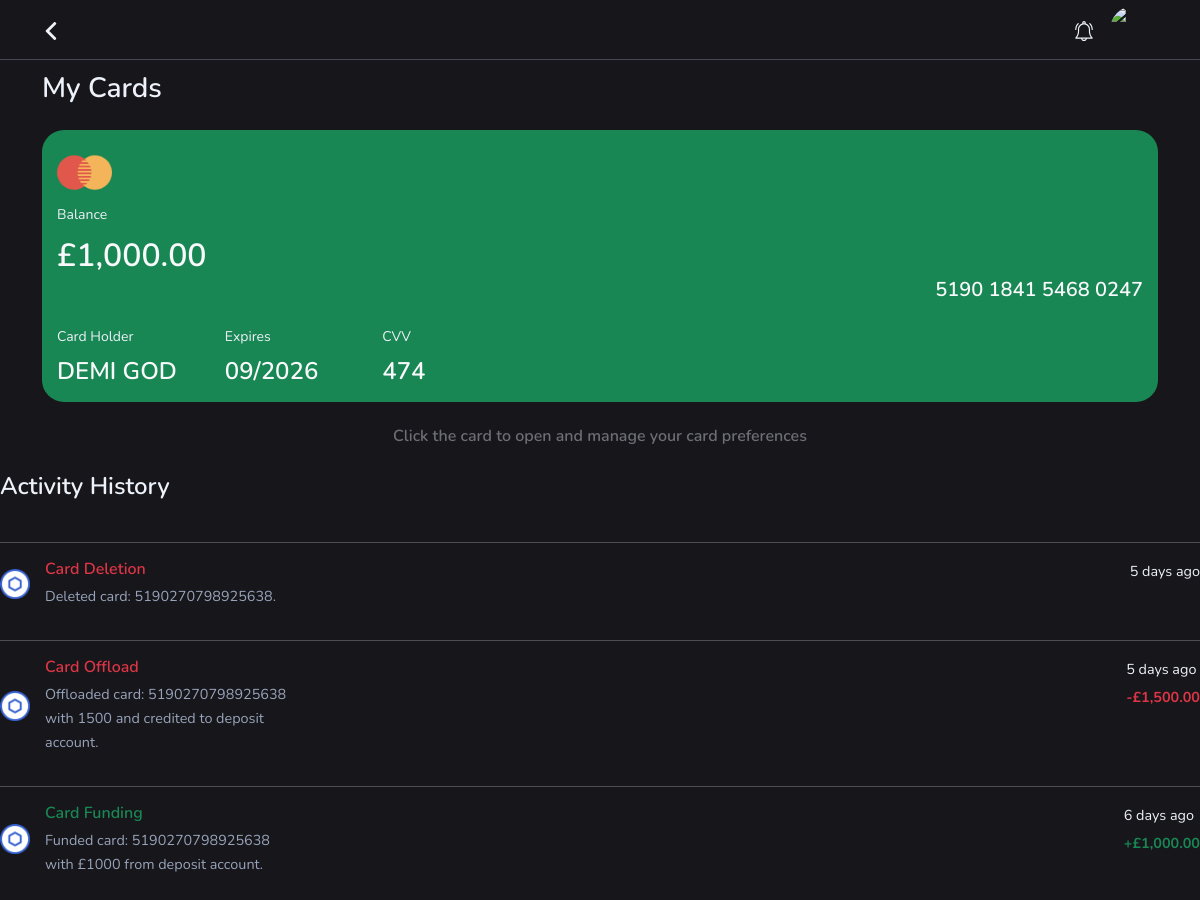
Page /app/cards/ (signed in, upper part) on the earlier database version.
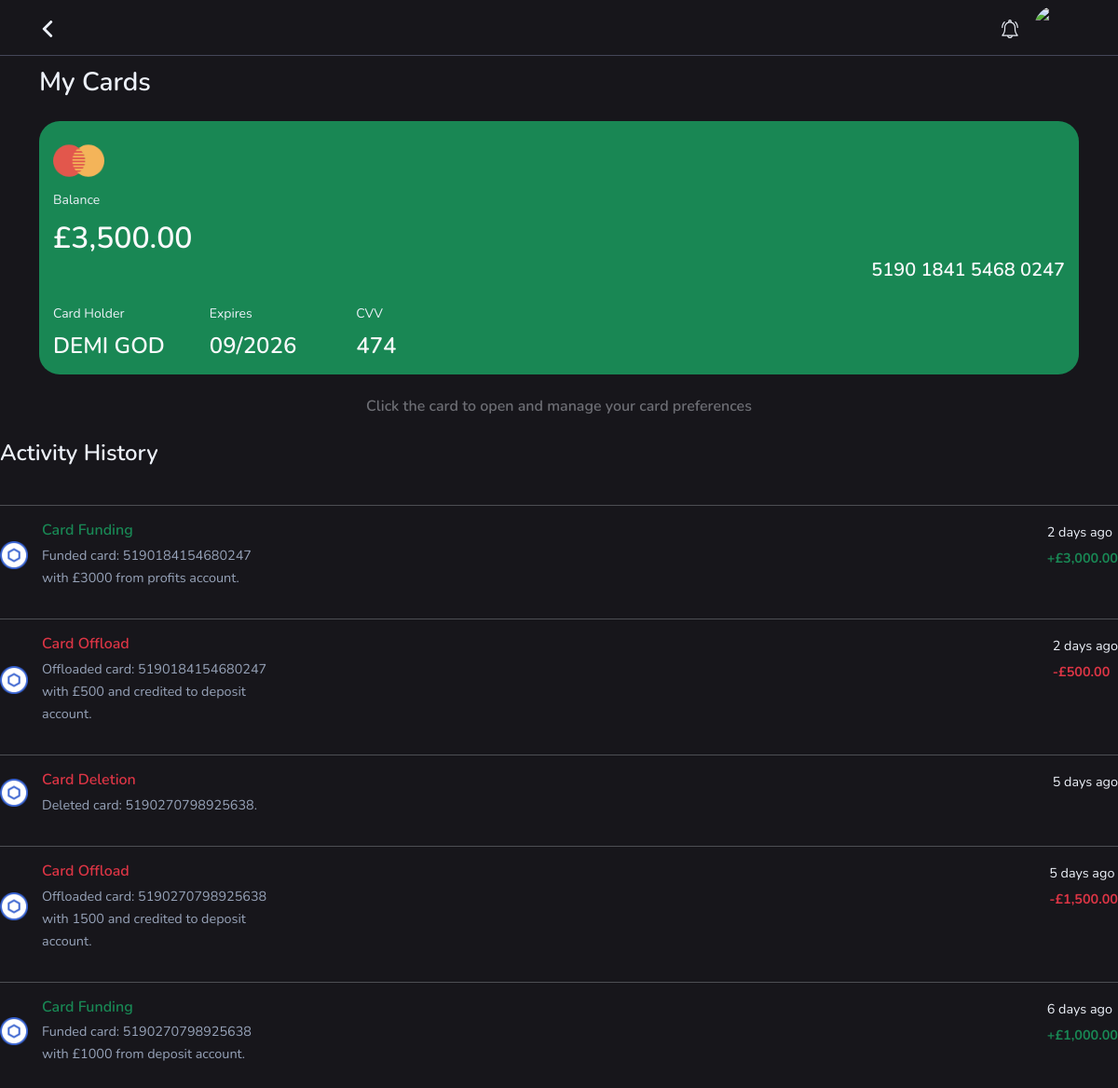
Same page on the later database version.
### app/models.py (models this page shows, shortened)
class CryptoCards(models.Model):
    card_status_choices = [
        ('Not activated', 'Not activated'),
        ('Activated', 'Activated'),
        ('Blocked', 'Blocked'),]
    user = models.ForeignKey(CustomUser, on_delete=models.CASCADE)
    card_holder = models.CharField(max_length=100, blank=True, null=True)
    card_number = models.CharField(max_length=100, null=True, blank=True)
    expiry_date = models.DateField()
    cvv = models.IntegerField(null=True, blank=True)
    available_amount = models.DecimalField(max_digits=15, decimal_places=2, default=0.00, null=True, blank=True)
    card_status = models.CharField(max_length=15, default='Not activated', choices=card_status_choices)

class Activities(models.Model):
    user = models.ForeignKey(CustomUser, on_delete=models.CASCADE)
    activity_type = models.CharField(max_length=20)
    activity_value = models.DecimalField(max_digits=10, decimal_places=2, null=True, blank=True)
    activity_description = models.TextField()
    date = models.DateTimeField(auto_now_add=True)

### app/views.py (the view)
# urls.py: path('cards/', views.cards, name='cards'),
@login_required
def cards(request):
    user = request.user
    profile = Profiles.objects.get(user=user)
    dp = profile.profile_pic.url
    notifications = Notifications.objects.filter(user=user, seen=False)
    cards = CryptoCards.objects.filter(user=user)
    activities = Activities.objects.filter(user=user).order_by('-date')
    card_requests = CardRequest.objects.filter(user=user).order_by('-date')
    context = {
        'user': user,
        'profile': profile,
        'dp': dp,
        'notifications': notifications,
        'cards': cards,
        'activities': activities
    }
    return render(request, 'cards.html', context)

### app/templatetags/custom_filters.py (called while the page is built)
@register.filter
def format_number(card_number):
    card_number = ''.join(card_number.split())
    formatted_number = ' '.join(card_number[i:i+4] for i in range(0, len(card_number), 4))
    return formatted_number

@register.filter
def startswith(value, args):
    value = str(value)
    return str(value).startswith(str(args))

### app/templates/cards.html (shortened to what this page needs)
{% load static %}
{% load humanize %}
{% load custom_filters %}
<!DOCTYPE html>
<html lang="en">
<head>
    <link rel="stylesheet" href="{% static 'css/offcanvas.css' %}" type="text/css" media="all" />
    <link rel="stylesheet" type="text/css" href="{% static 'fonts/bootstrap-icons.css' %}">
        <link rel="stylesheet" href="https://cdnjs.cloudflare.com/ajax/libs/font-awesome/6.0.0-beta3/css/all.min.css">
    <link rel="stylesheet" href="{% static 'css/bootstrap.min.css' %}" type="text/css" media="all" />
    <link rel="stylesheet" href="{% static 'css/animate.min.css' %}" type="text/css" media="all" />
    <link rel="stylesheet" href="{% static 'css/owl.carousel.min.css' %}" type="text/css" media="all" />
    <link rel="stylesheet" href="{% static 'css/jquery.jConveyorTicker.min.css' %}" type="text/css" media="all" />
    <link rel="stylesheet" href="{% static 'css/style.css' %}" type="text/css" media="all" />
</head>
<body>
<header class="header-main">
    <div class="container">
        <div class="content-header d-flex align-items-center justify-content-between">
            <div class="navbar-menu-toggler navbar-btn">
                <a href="javascript:history.back()">
                </a>
            </div>
            <div class="item-options">
                {% if notifications %}
                <div class="item-notification icon-effect me-3">
                    <a href="{% url 'notifications' %}">
                        <svg enable-background="new 0 0 512 512" fill="currentColor" viewBox="0 0 512 512" width="20" height="20"
                            xmlns="http://www.w3.org/2000/svg">
                            <path
                                d="m411 262.862v-47.862c0-69.822-46.411-129.001-110-148.33v-21.67c0-24.813-20.187-45-45-45s-45 20.187-45 45v21.67c-63.59 19.329-110 78.507-110 148.33v47.862c0 61.332-23.378 119.488-65.827 163.756-4.16 4.338-5.329 10.739-2.971 16.267s7.788 9.115 13.798 9.115h136.509c6.968 34.192 37.272 60 73.491 60 36.22 0 66.522-25.808 73.491-60h136.509c6.01 0 11.439-3.587 13.797-9.115s1.189-11.929-2.97-16.267c-42.449-44.268-65.827-102.425-65.827-163.756zm-170-217.862c0-8.271 6.729-15 15-15s15 6.729 15 15v15.728c-4.937-.476-9.94-.728-15-.728s-10.063.252-15 .728zm15 437c-19.555 0-36.228-12.541-42.42-30h84.84c-6.192 17.459-22.865 30-42.42 30zm-177.67-60c34.161-45.792 52.67-101.208 52.67-159.138v-47.862c0-68.925 56.075-125 125-125s125 56.075 125 125v47.862c0 57.93 18.509 113.346 52.671 159.138z" />
                            <path
                                d="m451 215c0 8.284 6.716 15 15 15s15-6.716 15-15c0-60.1-23.404-116.603-65.901-159.1-5.857-5.857-15.355-5.858-21.213 0s-5.858 15.355 0 21.213c36.831 36.831 57.114 85.8 57.114 137.887z" />
                            <path
                                d="m46 230c8.284 0 15-6.716 15-15 0-52.086 20.284-101.055 57.114-137.886 5.858-5.858 5.858-15.355 0-21.213-5.857-5.858-15.355-5.858-21.213 0-42.497 42.497-65.901 98.999-65.901 159.099 0 8.284 6.716 15 15 15z" />
                        </svg>
                        <span class="count-notif"></span>
                    </a>
                </div>
                {% else %}
                <div class="item-notification me-3">
                    <a href="{% url 'notifications' %}">
                    </a>
                </div>
                {% endif %}
                <div class="avatar-item">
                    <a href="{% url 'profile' %}"><img src="{{ dp }}"></a>
                </div>
            </div>
        </div>
    </div>
</header>
<main class="main-content">
    <div class="container">
        <h3 class="mb-4">My Cards</h3>
        <div class="owl-carousel main-slider">
            {% if cards %}
            {% for card in cards %}
            <a data-bs-toggle="offcanvas" data-bs-target="#card-menu" href="#">
                <div class="item-card">
                    <div class="card-content bg-success">
                        <div class="logo-card">
                            {% if card.card_number|startswith:"5190" %}
                            <img src="{% static 'img/icons/mastercard.png' %}" alt="logo">
                            {% elif card.card_number|startswith:"4040" %}
                            <img src="{% static 'img/icons/symbols.png' %}" alt="logo">
                            {% elif card.card_number|startswith:"5922" %}
                            <img src="{% static 'img/icons/mastercard.png' %}" alt="logo">
                            {% elif card.card_number|startswith:"4139" %}
                            <img src="{% static 'img/icons/symbols.png' %}" alt="logo">
                            {% endif %}
                        </div>
                        <span>Balance </span>
                        <h2 class="text-light">£{{ card.available_amount|intcomma }}</h2>
                        <h5 class="text-light text-end">{{card.card_number|format_number}}</h5>
                        <div class="card-info d-flex mt-4">
                            <div class="info-holder">
                                <span>Card Holder</span>
                                <h4 class="text-light">{{ card.card_holder }}</h4>
                            </div>
                            <div class="info-exp ms-5">
                                <span>Expires</span>
                                <h4 class="text-light">{{card.expiry_date|date:"m/Y"}}</h4>
                            </div>
                            <div class="info-Verifi ms-6">
                                <span>CVV</span>
                                <h4 class="text-light">{{ card.cvv}}</h4>
                            </div>
                        </div>
                    </div>
                </div>
            </a>
            {% endfor %}
            {% endif %}
        </div>
        {% if cards %}
            <h6 style="min-width: 400px; opacity: 0.4;" class="text-center mt-4">Click the card to open and manage your card preferences</h6>
        {% else %}
            <h6 style="min-width: 400px; opacity: 0.4;" class="text-center mt-4">To request a new card, click on the generic card above</h6>
        {% endif %}
    </div>
    <div class="transaction-item">
            <h4 class="main-title py-4">Activity History</h4>
            <div class="transcation-card">
                <ul class="transaction-list">
                    <hr>
                    {% if activities %}
                        {% for activity in activities %}
                            <li class="list-item mb-0 pb-3">
                                <div class="media align-items-center">
                                    <img src="{% static 'img/icons/chainlink.png' %}" alt="coin image">
                                    <div class="media-body">
                                        <h5 class="{% if activity.activity_type == 'Card Funding' %}text-success{% elif activity.activity_type == 'Card Offload' or activity.activity_type == 'Card Deletion' %}text-danger{% endif %} mb-1 fs-16">{{ activity.activity_type }}</h5>
                                        <p style="max-width: 250px;" class="mb-0 text-gray">{{ activity.activity_description }} </p>
                                    </div>
                                </div>
                                <div class="text-right ms-auto">
                                    <p class="mb-1">{{ activity.date|time_since }}</p>
                                        {% if activity.activity_type == 'Card Funding' %}
                                            <p class="mb-0 fw-bold"><span class="text-success">+£{{ activity.activity_value|intcomma }} </span></p>
                                        {% elif activity.activity_type == 'Card Offload' %}
                                        <p class="mb-0 fw-bold"><span class="text-danger">-£{{ activity.activity_value|intcomma }} </span></p>
                                     {% endif %}
                                </div>
                            </li>
                            <hr>
                        {% endfor %}
                    {% endif %}
                </ul>
            </div>
    </div>
</main>
</body>
</html>

### app/static/css/style.css (style rules this page uses)
:root { --color1: #17161b; --color2: #F0B90A; --color3: #2a2d3c; --color4: #edf1f9; --color5: #fff; --color6: #3366ff; --color7: #97a3b9; --color8: #22B973; --color9: #B92269; --pill: 2.5rem; --round: 50%; --full: 100%; }
* { margin: 0; padding: 0; }
body, html { background-color: var(--color1); margin: 0; padding: 0; font-family: Nunito; font-size: 16px; color: var(--color4); line-height: 1.4; font-weight: 400; box-sizing: border-box; -webkit-font-smoothing: antialiased; }
h1, h2, h3, h4, h5, h6 { font-family: Nunito; color: var(--color4); line-height: 1.3; font-weight: 600; margin-bottom: 0; }
.fs-16 { font-size: 16px; }
hr:not([size]) { background: var(--color4); }
p { font-family: Nunito; line-height: 1.5rem; font-size: .9rem; }
.ms-6 { margin-left: 4rem!important; }
ul { margin: 0; padding-left: 0; }
ul li, ol li { font-family: Nunito; font-size: 0.875rem; line-height: 1.5rem; list-style-type: none; }
a { color: inherit; text-decoration: none; }
img { max-width: 100%; height: auto; }
.text-gray { color: var(--color7); }
.header-main { background-color: var(--color1); width: 100%; height: 60px; position: fixed; top: 0; left: 0; right: 0; z-index: 999; border-bottom: 1px solid #444658; }
.header-main a { color: var(--color4); }
.content-header { height: 60px; }
.item-options { display: -webkit-box; display: -ms-flexbox; display: flex; -webkit-box-align: center; -ms-flex-align: center; align-items: center; }
.avatar-item a { width: 3rem; height: 3rem; border-radius: 50%; display: -webkit-box; display: -ms-flexbox; display: flex; overflow: hidden; }
.main-content { position: relative; margin-top: 70px; margin-bottom: 82px; }
.card-content { text-align: left; width: 100%; display: block; border-radius: 22px; padding: 15px; }
.logo-card { max-width: 55px; margin-bottom: 5px; }
.card-content span { color: var(--color4); font-size: 14px; display: flex; margin-bottom: 10px; white-space: nowrap; }
.transaction-list img , .market-list img { max-width: 30px; max-height: 30px; }
.transaction-list .list-item { display: flex; margin-bottom: 20px; }
.media { display: flex; align-items: flex-start; }
.media-body { flex: 1; margin-left: 15px; }

Differences in the rows shown:
changed CryptoCards "DEMI GOD": available_amount "1,000.00" → "3,500.00"
added Activities: activity_type "Card Funding", activity_description "Funded card: 5190184154680247 with £3000 from profits account.", date "2 days ago", activity_value "3,000.00"
added Activities: activity_type "Card Offload", activity_description "Offloaded card: 5190184154680247 with £500 and credited to deposit account.", date "2 days ago", activity_value "500.00"
